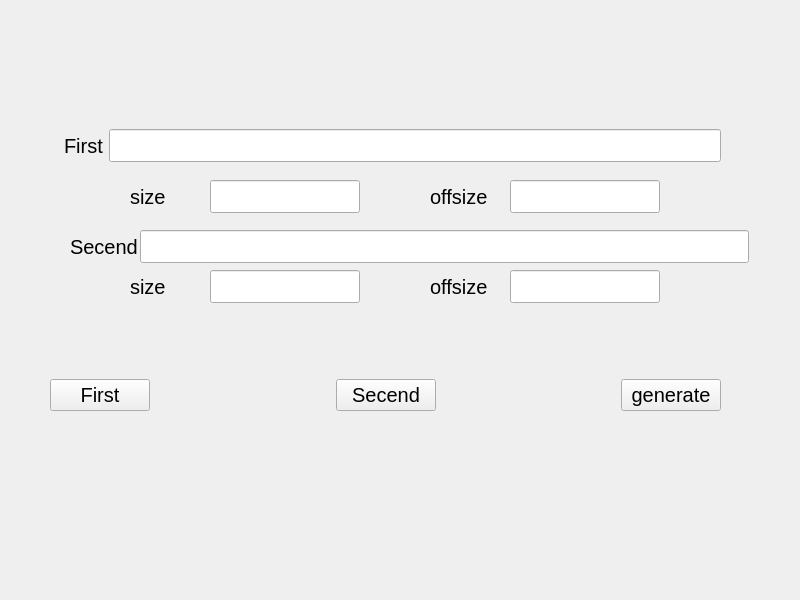
<?xml version="1.0" encoding="UTF-8"?>
<ui version="4.0">
 <class>Widget</class>
 <widget class="QWidget" name="Widget">
  <property name="geometry">
   <rect>
    <x>0</x>
    <y>0</y>
    <width>800</width>
    <height>600</height>
   </rect>
  </property>
  <property name="windowTitle">
   <string>Widget</string>
  </property>
  <widget class="QLineEdit" name="Firstsize">
   <property name="geometry">
    <rect>
     <x>210</x>
     <y>180</y>
     <width>150</width>
     <height>33</height>
    </rect>
   </property>
   <property name="minimumSize">
    <size>
     <width>150</width>
     <height>0</height>
    </size>
   </property>
   <property name="maximumSize">
    <size>
     <width>120</width>
     <height>16777215</height>
    </size>
   </property>
   <property name="font">
    <font>
     <pointsize>15</pointsize>
    </font>
   </property>
   <property name="text">
    <string/>
   </property>
   <property name="readOnly">
    <bool>true</bool>
   </property>
  </widget>
  <widget class="QLabel" name="label_4">
   <property name="geometry">
    <rect>
     <x>64</x>
     <y>129</y>
     <width>39</width>
     <height>33</height>
    </rect>
   </property>
   <property name="font">
    <font>
     <pointsize>15</pointsize>
    </font>
   </property>
   <property name="text">
    <string>First</string>
   </property>
  </widget>
  <widget class="QLineEdit" name="Firstoffsize">
   <property name="geometry">
    <rect>
     <x>510</x>
     <y>180</y>
     <width>150</width>
     <height>33</height>
    </rect>
   </property>
   <property name="minimumSize">
    <size>
     <width>150</width>
     <height>0</height>
    </size>
   </property>
   <property name="maximumSize">
    <size>
     <width>120</width>
     <height>16777215</height>
    </size>
   </property>
   <property name="font">
    <font>
     <pointsize>15</pointsize>
    </font>
   </property>
  </widget>
  <widget class="QLabel" name="label_10">
   <property name="geometry">
    <rect>
     <x>130</x>
     <y>180</y>
     <width>75</width>
     <height>33</height>
    </rect>
   </property>
   <property name="font">
    <font>
     <pointsize>15</pointsize>
    </font>
   </property>
   <property name="text">
    <string>size</string>
   </property>
  </widget>
  <widget class="QLineEdit" name="Firstpath">
   <property name="geometry">
    <rect>
     <x>109</x>
     <y>129</y>
     <width>612</width>
     <height>33</height>
    </rect>
   </property>
   <property name="minimumSize">
    <size>
     <width>400</width>
     <height>0</height>
    </size>
   </property>
   <property name="font">
    <font>
     <pointsize>15</pointsize>
    </font>
   </property>
   <property name="frame">
    <bool>true</bool>
   </property>
   <property name="readOnly">
    <bool>true</bool>
   </property>
  </widget>
  <widget class="QLabel" name="label_7">
   <property name="geometry">
    <rect>
     <x>430</x>
     <y>180</y>
     <width>62</width>
     <height>33</height>
    </rect>
   </property>
   <property name="font">
    <font>
     <pointsize>15</pointsize>
    </font>
   </property>
   <property name="text">
    <string>offsize</string>
   </property>
  </widget>
  <widget class="QLabel" name="label_11">
   <property name="geometry">
    <rect>
     <x>70</x>
     <y>230</y>
     <width>81</width>
     <height>33</height>
    </rect>
   </property>
   <property name="font">
    <font>
     <pointsize>15</pointsize>
    </font>
   </property>
   <property name="text">
    <string>Secend</string>
   </property>
  </widget>
  <widget class="QLineEdit" name="Secendpath">
   <property name="geometry">
    <rect>
     <x>140</x>
     <y>230</y>
     <width>609</width>
     <height>33</height>
    </rect>
   </property>
   <property name="minimumSize">
    <size>
     <width>400</width>
     <height>0</height>
    </size>
   </property>
   <property name="font">
    <font>
     <pointsize>15</pointsize>
    </font>
   </property>
   <property name="frame">
    <bool>true</bool>
   </property>
   <property name="readOnly">
    <bool>true</bool>
   </property>
  </widget>
  <widget class="QLineEdit" name="Secendsize">
   <property name="geometry">
    <rect>
     <x>210</x>
     <y>270</y>
     <width>150</width>
     <height>33</height>
    </rect>
   </property>
   <property name="minimumSize">
    <size>
     <width>150</width>
     <height>0</height>
    </size>
   </property>
   <property name="maximumSize">
    <size>
     <width>120</width>
     <height>16777215</height>
    </size>
   </property>
   <property name="font">
    <font>
     <pointsize>15</pointsize>
    </font>
   </property>
   <property name="text">
    <string/>
   </property>
   <property name="readOnly">
    <bool>true</bool>
   </property>
  </widget>
  <widget class="QLineEdit" name="Secendoffsize">
   <property name="geometry">
    <rect>
     <x>510</x>
     <y>270</y>
     <width>150</width>
     <height>33</height>
    </rect>
   </property>
   <property name="minimumSize">
    <size>
     <width>150</width>
     <height>0</height>
    </size>
   </property>
   <property name="maximumSize">
    <size>
     <width>120</width>
     <height>16777215</height>
    </size>
   </property>
   <property name="font">
    <font>
     <pointsize>15</pointsize>
    </font>
   </property>
  </widget>
  <widget class="QLabel" name="label_12">
   <property name="geometry">
    <rect>
     <x>130</x>
     <y>270</y>
     <width>75</width>
     <height>33</height>
    </rect>
   </property>
   <property name="font">
    <font>
     <pointsize>15</pointsize>
    </font>
   </property>
   <property name="text">
    <string>size</string>
   </property>
  </widget>
  <widget class="QLabel" name="label_13">
   <property name="geometry">
    <rect>
     <x>430</x>
     <y>270</y>
     <width>62</width>
     <height>33</height>
    </rect>
   </property>
   <property name="font">
    <font>
     <pointsize>15</pointsize>
    </font>
   </property>
   <property name="text">
    <string>offsize</string>
   </property>
  </widget>
  <widget class="QWidget" name="">
   <property name="geometry">
    <rect>
     <x>50</x>
     <y>370</y>
     <width>671</width>
     <height>51</height>
    </rect>
   </property>
   <layout class="QHBoxLayout" name="horizontalLayout">
    <item>
     <widget class="QPushButton" name="firstbutton">
      <property name="minimumSize">
       <size>
        <width>100</width>
        <height>0</height>
       </size>
      </property>
      <property name="font">
       <font>
        <pointsize>15</pointsize>
       </font>
      </property>
      <property name="text">
       <string>First</string>
      </property>
     </widget>
    </item>
    <item>
     <spacer name="horizontalSpacer_8">
      <property name="orientation">
       <enum>Qt::Horizontal</enum>
      </property>
      <property name="sizeHint" stdset="0">
       <size>
        <width>58</width>
        <height>18</height>
       </size>
      </property>
     </spacer>
    </item>
    <item>
     <widget class="QPushButton" name="Secendbutton">
      <property name="minimumSize">
       <size>
        <width>100</width>
        <height>0</height>
       </size>
      </property>
      <property name="font">
       <font>
        <pointsize>15</pointsize>
       </font>
      </property>
      <property name="text">
       <string>Secend</string>
      </property>
     </widget>
    </item>
    <item>
     <spacer name="horizontalSpacer_7">
      <property name="orientation">
       <enum>Qt::Horizontal</enum>
      </property>
      <property name="sizeHint" stdset="0">
       <size>
        <width>58</width>
        <height>18</height>
       </size>
      </property>
     </spacer>
    </item>
    <item>
     <widget class="QPushButton" name="generateBt_2">
      <property name="minimumSize">
       <size>
        <width>100</width>
        <height>0</height>
       </size>
      </property>
      <property name="font">
       <font>
        <pointsize>15</pointsize>
       </font>
      </property>
      <property name="text">
       <string>generate</string>
      </property>
     </widget>
    </item>
   </layout>
  </widget>
 </widget>
 <resources/>
 <connections/>
</ui>
